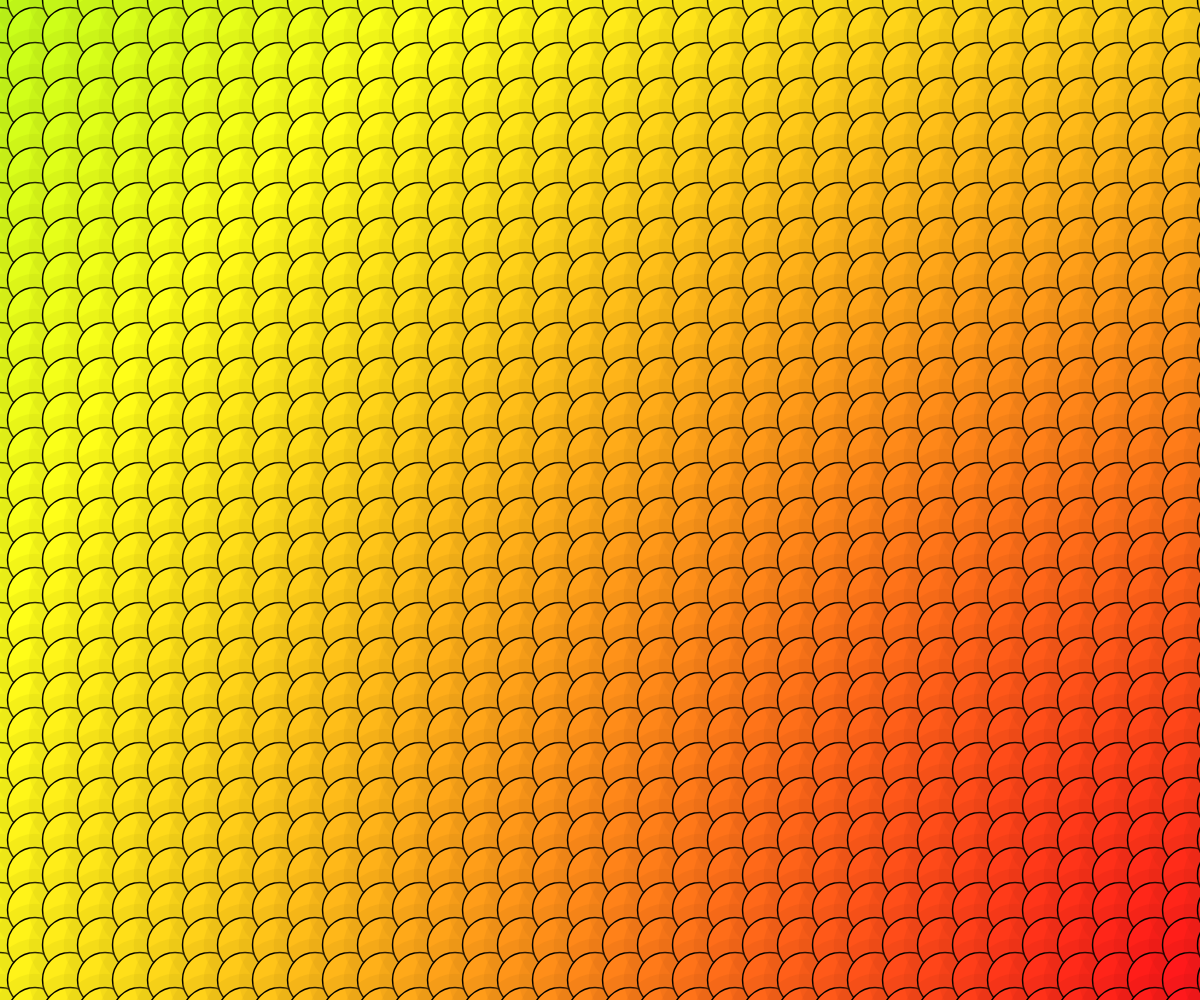
Frame 1 (no input)
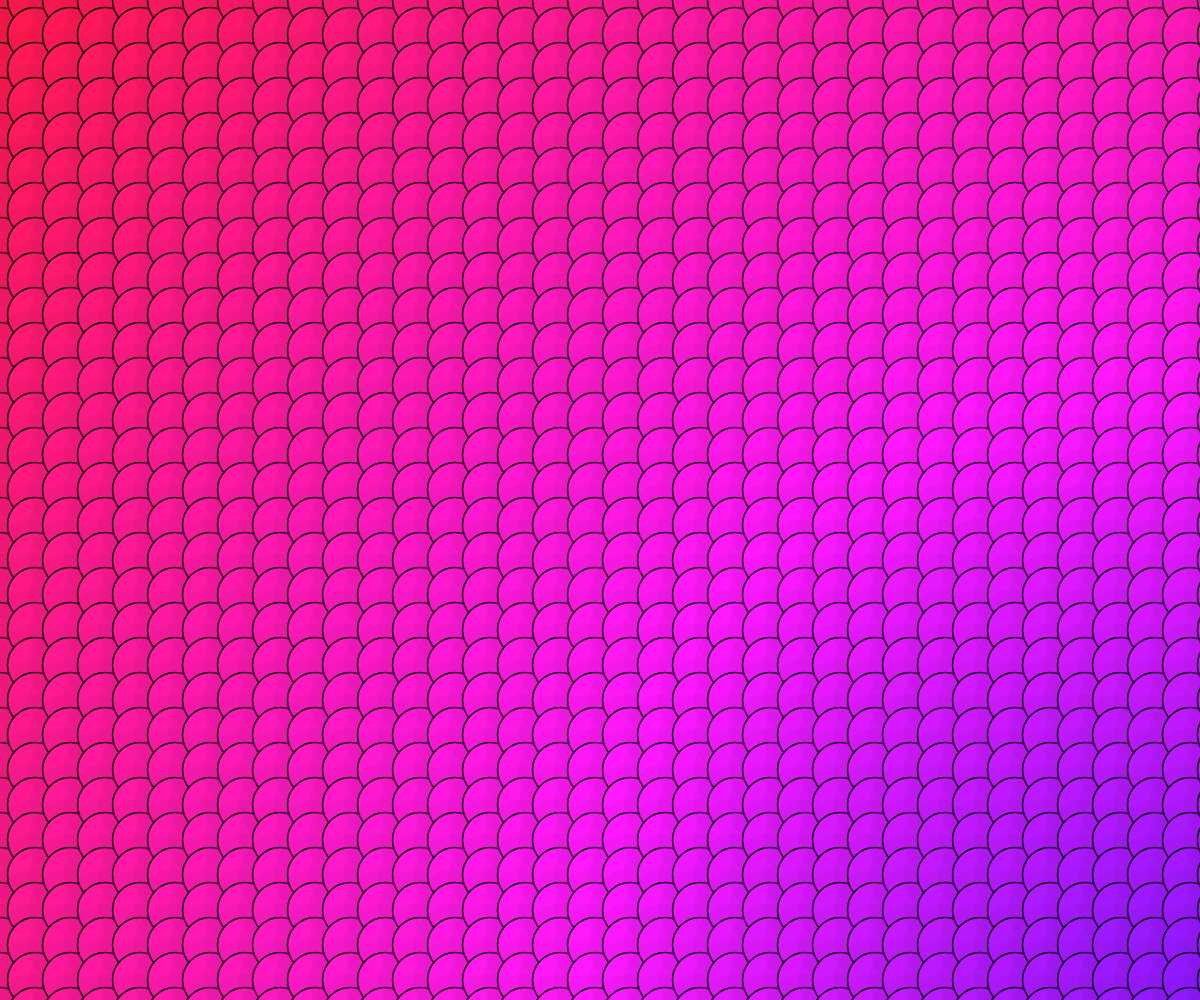
Frame 60 (no input)
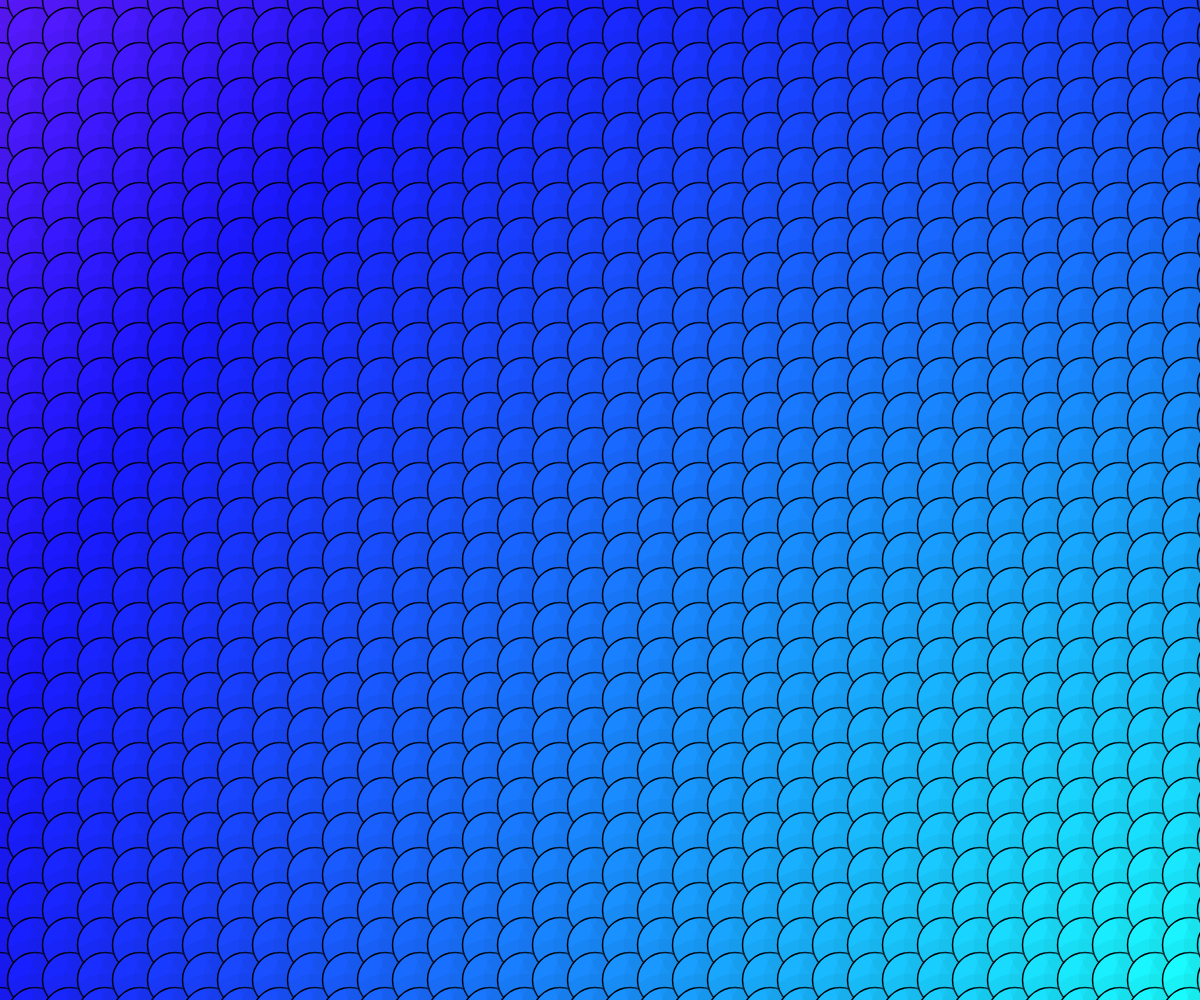
Frame 120 (the mouse pressed at the canvas centre since frame 60)

The p5.js sketch that drew these frames (run headless with seeded random() and noise() and a simulated clock; from frame 60 on, the mouse is pressed at the canvas centre):

// p5.js sketch
// ── sketch.js
function setup() {
  // 建立填滿整個視窗的畫布
  createCanvas(windowWidth, windowHeight);
  // 使用 HSB 模式方便處理彩虹顏色 (色相, 飽和度, 亮度, 透明度)
  colorMode(HSB, 360, 100, 100, 1);
}

function draw() {
  background(0); // 純黑背景
  
  let spacing = 35; // 稍微加大間距，讓圓形排列更清楚
  let circleSize = 55; // 調整圓形大小，保持重疊感但形狀更獨立
  
  for (let x = 0; x <= width + spacing; x += spacing) {
    for (let y = 0; y <= height + spacing; y += spacing) {
      // 計算當前圓點與右下角 (width, height) 的距離
      let d = dist(x, y, width, height);
      
      // 大幅降低 d 的倍數 (0.05) 讓顏色變大塊，降低 frameCount 倍數 (1.5) 讓變色變慢
      // 這樣會感覺一個顏色幾乎佔滿螢幕後，下一個顏色才緩緩從右下角擴散出來
      let hueValue = (d * 0.05 - frameCount * 1.5) % 360;
      if (hueValue < 0) hueValue += 360; // 確保色相值保持在 0-359 之間
      
      // 優化效能：移除耗能的 shadowBlur，改用疊加圓形模擬光暈
      
      // 1. 繪製外部發光層 (較大、透明度低、無邊框)
      noStroke();
      fill(hueValue, 90, 80, 0.2); 
      ellipse(x, y, circleSize * 1.5, circleSize * 1.5);
      
      // 2. 繪製核心圓形 (原始大小、有黑邊)
      stroke(0);
      strokeWeight(1.5);
      fill(hueValue, 90, 100); 
      ellipse(x, y, circleSize, circleSize);
    }
  }
}

function windowResized() {
  resizeCanvas(windowWidth, windowHeight);
}
